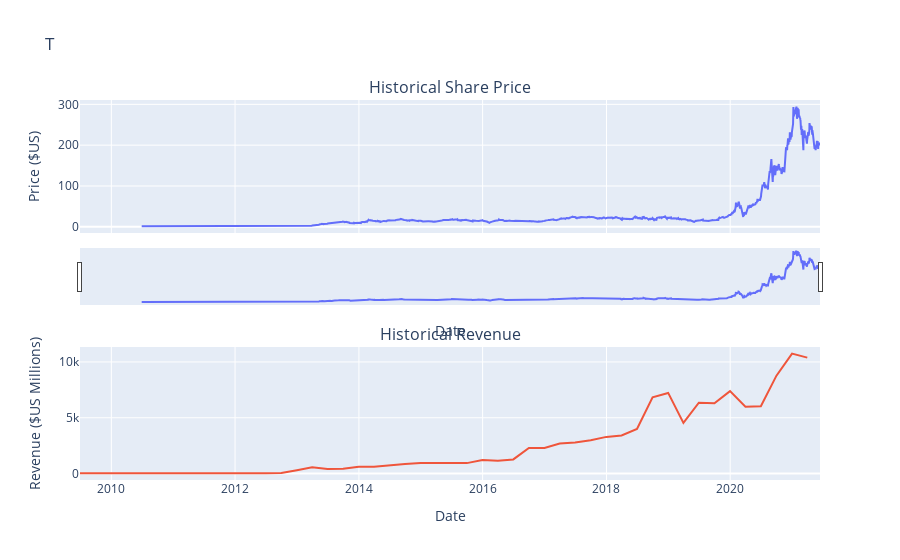

The cell this chart's notebook holds for it:
### Markdown cell above
Use the `make_graph` function to graph the Tesla Stock Data, also provide a title for the graph. The structure to call the `make_graph` function is `make_graph(tesla_data, tesla_revenue, 'Tesla')`. Note the graph will only show data upto June 2021.

### Code cell
make_graph(tesla_data, tesla_revenue, 'T')

### Figure 1 — Plotly figure (JSON) as saved in the notebook; plotly's stock layout.template omitted (floating-point values rounded to 4 significant figures; data arrays with more than 128 entries replaced by an {"elided": "..."} marker saying what was removed)
{"data": [{"name": "Share Price", "type": "scatter", "x": {"elided": "2759 str values"}, "xaxis": "x", "y": {"elided": "2759 float values"}, "yaxis": "y"}, {"name": "Revenue", "type": "scatter", "x": ["2021-03-31T00:00:00", "2020-12-31T00:00:00", "2020-09-30T00:00:00", "2020-06-30T00:00:00", "2020-03-31T00:00:00", "2019-12-31T00:00:00", "2019-09-30T00:00:00", "2019-06-30T00:00:00", "2019-03-31T00:00:00", "2018-12-31T00:00:00", "2018-09-30T00:00:00", "2018-06-30T00:00:00", "2018-03-31T00:00:00", "2017-12-31T00:00:00", "2017-09-30T00:00:00", "2017-06-30T00:00:00", "2017-03-31T00:00:00", "2016-12-31T00:00:00", "2016-09-30T00:00:00", "2016-06-30T00:00:00", "2016-03-31T00:00:00", "2015-12-31T00:00:00", "2015-09-30T00:00:00", "2015-06-30T00:00:00", "2015-03-31T00:00:00", "2014-12-31T00:00:00", "2014-09-30T00:00:00", "2014-06-30T00:00:00", "2014-03-31T00:00:00", "2013-12-31T00:00:00", "2013-09-30T00:00:00", "2013-06-30T00:00:00", "2013-03-31T00:00:00", "2012-12-31T00:00:00", "2012-09-30T00:00:00", "2012-06-30T00:00:00", "2012-03-31T00:00:00", "2011-12-31T00:00:00", "2011-09-30T00:00:00", "2011-06-30T00:00:00", "2011-03-31T00:00:00", "2010-12-31T00:00:00", "2010-09-30T00:00:00", "2010-06-30T00:00:00", "2010-03-31T00:00:00", "2009-09-30T00:00:00", "2009-06-30T00:00:00"], "xaxis": "x2", "y": [10389, 10744, 8771, 6036, 5985, 7384, 6303, 6350, 4541, 7226, 6824, 4002, 3409, 3288, 2985, 2790, 2696, 2285, 2298, 1270, 1147, 1214, 937, 955, 940, 957, 852, 769, 621, 615, 431, 405, 562, 306, 50, 27, 30, 39, 58, 58, 49, 36, 31, 28, 21, 46, 27], "yaxis": "y2"}], "layout": {"annotations": [{"font": {"size": 16}, "showarrow": false, "text": "Historical Share Price", "x": 0.5, "xanchor": "center", "xref": "paper", "y": 1.0, "yanchor": "bottom", "yref": "paper"}, {"font": {"size": 16}, "showarrow": false, "text": "Historical Revenue", "x": 0.5, "xanchor": "center", "xref": "paper", "y": 0.35, "yanchor": "bottom", "yref": "paper"}], "autosize": true, "showlegend": false, "title": {"text": "T"}, "xaxis": {"anchor": "y", "autorange": true, "domain": [0, 1], "matches": "x2", "range": ["2009-06-30", "2021-06-14"], "rangeslider": {"autorange": true, "range": ["2009-06-30", "2021-06-14"], "visible": true, "yaxis": {"_template": null, "rangemode": "match"}}, "showticklabels": false, "title": {"text": "Date"}, "type": "date"}, "xaxis2": {"anchor": "y2", "autorange": true, "domain": [0, 1], "range": ["2009-06-30", "2021-06-14"], "title": {"text": "Date"}, "type": "date"}, "yaxis": {"anchor": "x", "autorange": true, "domain": [0.65, 1.0], "range": [-15.24, 310.7], "title": {"text": "Price ($US)"}, "type": "linear"}, "yaxis2": {"anchor": "x2", "autorange": true, "domain": [0, 0.35], "range": [-574.7, 11340.0], "title": {"text": "Revenue ($US Millions)"}, "type": "linear"}}}
